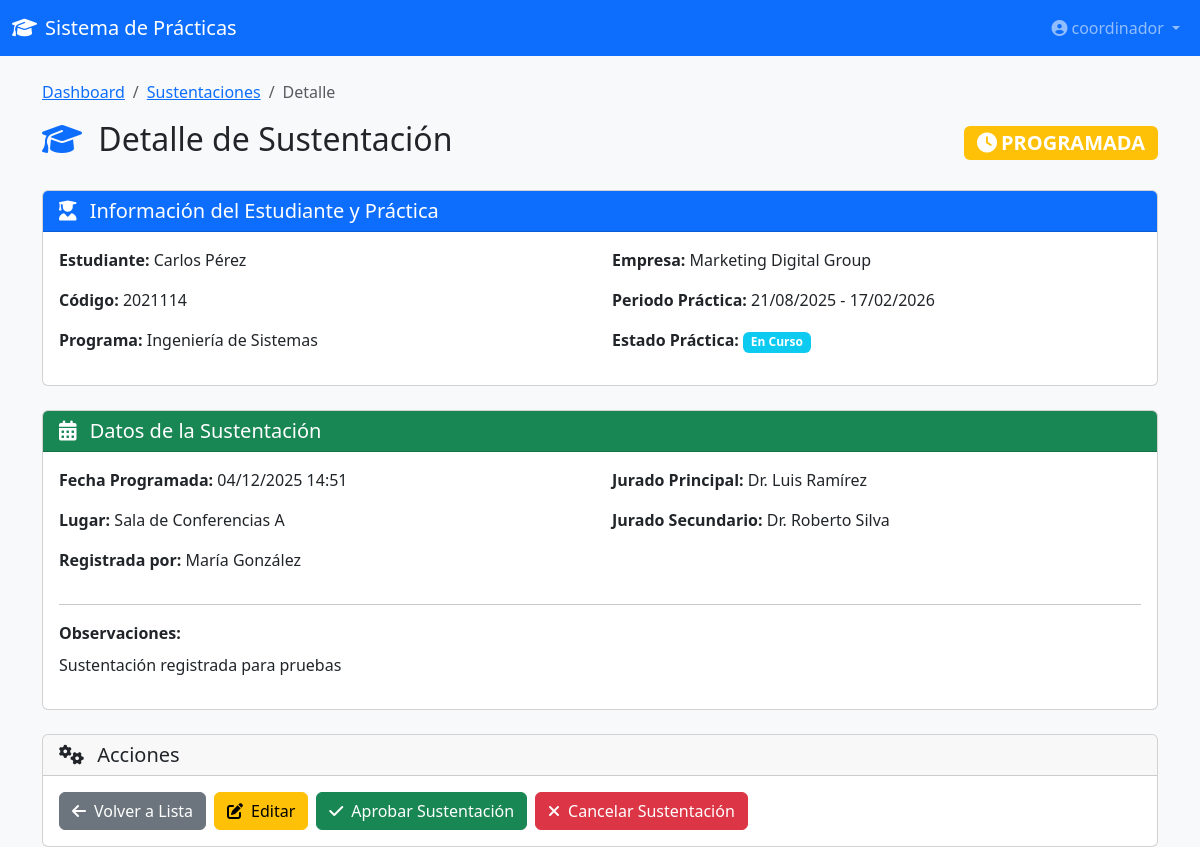
The app's page /sustentaciones/1/ (signed in) with its own data.
### coordinacion/models.py (models this page shows, shortened)
class Sustentacion(models.Model):
    ESTADO_CHOICES = [
        ('PROGRAMADA', 'Programada'),
        ('APROBADA', 'Aprobada'),
        ('CANCELADA', 'Cancelada'),
    ]
    practica = models.OneToOneField(PracticaEmpresarial, on_delete=models.CASCADE, related_name='sustentacion')
    fecha_programada = models.DateTimeField()
    lugar = models.CharField(max_length=200)
    jurado_1 = models.ForeignKey(
        DocenteAsesor,
        on_delete=models.SET_NULL,
        null=True,
        related_name='sustentaciones_jurado1'
    )
    jurado_2 = models.ForeignKey(
        DocenteAsesor,
        on_delete=models.SET_NULL,
        null=True,
        blank=True,
        related_name='sustentaciones_jurado2'
    )
    estado = models.CharField(max_length=20, choices=ESTADO_CHOICES, default='PROGRAMADA')
    calificacion = models.DecimalField(max_digits=3, decimal_places=1, blank=True, null=True)
    observaciones = models.TextField(blank=True, null=True)
    acta_sustentacion = models.FileField(
        upload_to='sustentaciones/actas/',
        validators=[FileExtensionValidator(['pdf'])],
        blank=True,
        null=True
    )
    registrada_por = models.ForeignKey(Coordinador, on_delete=models.CASCADE, related_name='sustentaciones_registradas')
    fecha_registro = models.DateTimeField(auto_now_add=True)
    class Meta:
        verbose_name = 'Sustentación'
        verbose_name_plural = 'Sustentaciones'

class PracticaEmpresarial(models.Model):
    ESTADO_CHOICES = [
        ('EN_CURSO', 'En Curso'),
        ('FINALIZADA', 'Finalizada'),
        ('CANCELADA', 'Cancelada'),
    ]
    estudiante = models.ForeignKey(Estudiante, on_delete=models.CASCADE, related_name='practicas')
    empresa = models.ForeignKey(Empresa, on_delete=models.CASCADE, related_name='practicas')
    vacante = models.ForeignKey(Vacante, on_delete=models.SET_NULL, null=True, related_name='practicas')
    tutor_empresarial = models.ForeignKey(TutorEmpresarial, on_delete=models.SET_NULL, null=True,
                                          related_name='practicas_supervisadas')
    docente_asesor = models.ForeignKey(DocenteAsesor, on_delete=models.SET_NULL, null=True,
                                       related_name='practicas_asesoradas')
    fecha_inicio = models.DateField()
    fecha_fin_estimada = models.DateField()
    fecha_fin_real = models.DateField(blank=True, null=True)
    plan_practica = models.FileField(
        upload_to='practicas/planes/',
        validators=[FileExtensionValidator(['pdf'])],
        blank=True,
        null=True
    )
    plan_aprobado = models.BooleanField(default=False)
    estado = models.CharField(max_length=20, choices=ESTADO_CHOICES, default='INICIADA')
    asignada_por = models.ForeignKey(Coordinador, on_delete=models.CASCADE, related_name='practicas_asignadas')
    fecha_creacion = models.DateTimeField(auto_now_add=True)
    observaciones = models.TextField(blank=True, null=True)
    class Meta:
        verbose_name = 'Práctica Empresarial'
        verbose_name_plural = 'Prácticas Empresariales'
        ordering = ['-fecha_creacion']

class Estudiante(models.Model):
    ESTADO_CHOICES = [
        ('APTO', 'Apto para Práctica'),
        ('EN_PRACTICA', 'En Práctica'),
        ('FINALIZADO', 'Práctica Finalizada'),
        ('NO_APTO', 'No Apto'),
    ]
    user = models.OneToOneField(User, on_delete=models.CASCADE, related_name='estudiante')
    codigo = models.CharField(max_length=20, unique=True)
    nombre_completo = models.CharField(max_length=200)
    email = models.EmailField()
    telefono = models.CharField(max_length=20)
    programa_academico = models.CharField(max_length=200)
    semestre = models.IntegerField()
    hoja_vida = models.FileField(
        upload_to='estudiantes/hojas_vida/',
        validators=[FileExtensionValidator(['pdf'])],
        blank=True,
        null=True
    )
    estado = models.CharField(max_length=20, choices=ESTADO_CHOICES, default='APTO')
    promedio_academico = models.DecimalField(max_digits=3, decimal_places=2, blank=True, null=True)
    fecha_registro = models.DateTimeField(auto_now_add=True)
    class Meta:
        verbose_name = 'Estudiante'
        verbose_name_plural = 'Estudiantes'
        ordering = ['nombre_completo']

class Empresa(models.Model):
    ESTADO_CHOICES = [
        ('PENDIENTE', 'Pendiente de Aprobación'),
        ('APROBADA', 'Aprobada'),
        ('RECHAZADA', 'Rechazada'),
        ('INACTIVA', 'Inactiva'),
    ]
    razon_social = models.CharField(max_length=300)
    nit = models.CharField(max_length=20, unique=True)
    direccion = models.CharField(max_length=300)
    telefono = models.CharField(max_length=20)
    email = models.EmailField()
    ciudad = models.CharField(max_length=100)
    representante_nombre = models.CharField(max_length=200)
    representante_cargo = models.CharField(max_length=100)
    representante_email = models.EmailField()
    representante_telefono = models.CharField(max_length=20)
    camara_comercio = models.FileField(
        upload_to='empresas/documentos/',
        validators=[FileExtensionValidator(['pdf'])],
        blank=True,
        null=True
    )
    rut = models.FileField(
        upload_to='empresas/documentos/',
        validators=[FileExtensionValidator(['pdf'])],
        blank=True,
        null=True
    )
    estado = models.CharField(max_length=20, choices=ESTADO_CHOICES, default='PENDIENTE')
    fecha_registro = models.DateTimeField(auto_now_add=True)
    fecha_aprobacion = models.DateTimeField(blank=True, null=True)
    aprobada_por = models.ForeignKey(
        Coordinador,
        on_delete=models.SET_NULL,
        null=True,
        blank=True,
        related_name='empresas_aprobadas'
    )
    observaciones = models.TextField(blank=True, null=True)
    class Meta:
        verbose_name = 'Empresa Formadora'
        verbose_name_plural = 'Empresas Formadoras'
        ordering = ['-fecha_registro']

class Coordinador(models.Model):
    user = models.OneToOneField(User, on_delete=models.CASCADE, related_name='coordinador')
    nombre_completo = models.CharField(max_length=200)
    email = models.EmailField(unique=True)
    telefono = models.CharField(max_length=20, blank=True, null=True)
    fecha_creacion = models.DateTimeField(auto_now_add=True)
    activo = models.BooleanField(default=True)
    class Meta:
        verbose_name = 'Coordinador Empresarial'
        verbose_name_plural = 'Coordinadores Empresariales'

class DocenteAsesor(models.Model):
    user = models.OneToOneField(User, on_delete=models.CASCADE, related_name='docente_asesor')
    nombre_completo = models.CharField(max_length=200)
    email = models.EmailField()
    telefono = models.CharField(max_length=20)
    especialidad = models.CharField(max_length=200)
    activo = models.BooleanField(default=True)
    fecha_registro = models.DateTimeField(auto_now_add=True)
    class Meta:
        verbose_name = 'Docente Asesor'
        verbose_name_plural = 'Docentes Asesores'

### coordinacion/views.py (the view)
# urls.py: path('sustentaciones/<int:sustentacion_id>/', views.sustentacion_detalle, name='sustentacion_detalle'),
@coordinator_required
def sustentacion_detalle(request, sustentacion_id):
    sustentacion = get_object_or_404(
        Sustentacion.objects.select_related(
            'practica',
            'practica__estudiante',
            'practica__empresa',
            'jurado_1',
            'jurado_2',
            'registrada_por'
        ),
        id=sustentacion_id
    )
    context = {
        'sustentacion': sustentacion,
    }
    return render(request, 'coordinacion/sustentaciones/detalle.html', context)

### coordinacion/views.py (called while the page is built)
def coordinator_required(view_func):
    @wraps(view_func)
    def _wrapped_view(request, *args, **kwargs):
        if not request.user.is_authenticated:
            return redirect('coordinacion:login')
        if not hasattr(request.user, 'coordinador'):
            messages.error(request, 'Acceso denegado: se requiere rol Coordinador')
            return HttpResponseForbidden('Acceso denegado')
        return view_func(request, *args, **kwargs)
    return _wrapped_view

### coordinacion/templates/coordinacion/sustentaciones/detalle.html (shortened to what this page needs)
{% extends 'coordinacion/base.html' %}
{% load static %}
{% block content %}
<nav class="navbar navbar-expand-lg navbar-dark bg-primary">
    <div class="container-fluid">
        <a class="navbar-brand" href="{% url 'coordinacion:dashboard' %}">
            <i class="fas fa-graduation-cap me-2"></i>Sistema de Prácticas
        </a>
        <div class="collapse navbar-collapse">
            <ul class="navbar-nav ms-auto">
                <li class="nav-item dropdown">
                    <a class="nav-link dropdown-toggle" href="#" role="button" data-bs-toggle="dropdown">
                        <i class="fas fa-user-circle me-1"></i>{{ request.user.username }}
                    </a>
                </li>
            </ul>
        </div>
    </div>
</nav>
<div class="container mt-4">
    <div class="row">
        <div class="col-12">
            <nav aria-label="breadcrumb">
                <ol class="breadcrumb">
                    <li class="breadcrumb-item"><a href="{% url 'coordinacion:dashboard' %}">Dashboard</a></li>
                    <li class="breadcrumb-item"><a href="{% url 'coordinacion:sustentaciones_lista' %}">Sustentaciones</a></li>
                    <li class="breadcrumb-item active">Detalle</li>
                </ol>
            </nav>
            <div class="d-flex justify-content-between align-items-center mb-4">
                <h2>
                    <i class="fas fa-graduation-cap me-2 text-primary"></i>
                    Detalle de Sustentación
                </h2>
                <div>
                    {% if sustentacion.estado == 'PROGRAMADA' %}
                        <span class="badge bg-warning fs-5">
                            <i class="fas fa-clock me-1"></i>PROGRAMADA
                        </span>
                    {% elif sustentacion.estado == 'APROBADA' %}
                        <span class="badge bg-success fs-5">
                            <i class="fas fa-check-circle me-1"></i>APROBADA
                        </span>
                    {% elif sustentacion.estado == 'CANCELADA' %}
                        <span class="badge bg-danger fs-5">
                            <i class="fas fa-times-circle me-1"></i>CANCELADA
                        </span>
                    {% endif %}
                </div>
            </div>
            <div class="card mb-4">
                <div class="card-header bg-primary text-white">
                    <h5 class="mb-0">
                        <i class="fas fa-user-graduate me-2"></i>
                        Información del Estudiante y Práctica
                    </h5>
                </div>
                <div class="card-body">
                    <div class="row">
                        <div class="col-md-6">
                            <p><strong>Estudiante:</strong> {{ sustentacion.practica.estudiante.nombre_completo }}</p>
                            <p><strong>Código:</strong> {{ sustentacion.practica.estudiante.codigo }}</p>
                            <p><strong>Programa:</strong> {{ sustentacion.practica.estudiante.programa_academico }}</p>
                        </div>
                        <div class="col-md-6">
                            <p><strong>Empresa:</strong> {{ sustentacion.practica.empresa.razon_social }}</p>
                            <p><strong>Periodo Práctica:</strong>
                                {{ sustentacion.practica.fecha_inicio|date:"d/m/Y" }} -
                                {{ sustentacion.practica.fecha_fin_estimada|date:"d/m/Y" }}
                            </p>
                            <p><strong>Estado Práctica:</strong>
                                <span class="badge bg-info">{{ sustentacion.practica.get_estado_display }}</span>
                            </p>
                        </div>
                    </div>
                </div>
            </div>
            <div class="card mb-4">
                <div class="card-header bg-success text-white">
                    <h5 class="mb-0">
                        <i class="fas fa-calendar-alt me-2"></i>
                        Datos de la Sustentación
                    </h5>
                </div>
                <div class="card-body">
                    <div class="row">
                        <div class="col-md-6">
                            <p><strong>Fecha Programada:</strong>
                                {{ sustentacion.fecha_programada|date:"d/m/Y H:i" }}
                            </p>
                            <p><strong>Lugar:</strong> {{ sustentacion.lugar }}</p>
                            <p><strong>Registrada por:</strong> {{ sustentacion.registrada_por.nombre_completo }}</p>
                        </div>
                        <div class="col-md-6">
                            <p><strong>Jurado Principal:</strong> {{ sustentacion.jurado_1.nombre_completo }}</p>
                            <p><strong>Jurado Secundario:</strong>
                                {% if sustentacion.jurado_2 %}
                                    {{ sustentacion.jurado_2.nombre_completo }}
                                {% else %}
                                    <span class="text-muted">No asignado</span>
                                {% endif %}
                            </p>
                        </div>
                    </div>
                    {% if sustentacion.observaciones %}
                        <hr>
                        <div>
                            <strong>Observaciones:</strong>
                            <p class="mt-2" style="white-space: pre-line;">{{ sustentacion.observaciones }}</p>
                        </div>
                    {% endif %}
                </div>
            </div>
            <div class="card">
                <div class="card-header">
                    <h5 class="mb-0">
                        <i class="fas fa-cogs me-2"></i>
                        Acciones
                    </h5>
                </div>
                <div class="card-body">
                    <div class="d-flex gap-2 flex-wrap">
                        <a href="{% url 'coordinacion:sustentaciones_lista' %}" class="btn btn-secondary">
                            <i class="fas fa-arrow-left me-2"></i>Volver a Lista
                        </a>
                        {% if sustentacion.estado == 'PROGRAMADA' %}
                            <a href="{% url 'coordinacion:sustentacion_editar' sustentacion.id %}" class="btn btn-warning">
                                <i class="fas fa-edit me-2"></i>Editar
                            </a>
                            <button type="button" class="btn btn-success" data-bs-toggle="modal" data-bs-target="#aprobarModal">
                                <i class="fas fa-check me-2"></i>Aprobar Sustentación
                            </button>
                            <button type="button" class="btn btn-danger" data-bs-toggle="modal" data-bs-target="#cancelarModal">
                                <i class="fas fa-times me-2"></i>Cancelar Sustentación
                            </button>
                        {% endif %}
                    </div>
                </div>
            </div>
        </div>
    </div>
</div>
{% endblock %}

### coordinacion/static/coordinacion/css/style.css (style rules this page uses)
:root { --primary-color: #0d6efd; --secondary-color: #6c757d; --success-color: #198754; --danger-color: #dc3545; --warning-color: #ffc107; --info-color: #0dcaf0; }
body { font-family: 'Segoe UI', Tahoma, Geneva, Verdana, sans-serif; background-color: #f8f9fa; }

### records on screen
Sustentacion: practica.estudiante.nombre_completo "Carlos Pérez", practica.estudiante.codigo "2021114", practica.estudiante.programa_academico "Ingeniería de Sistemas", practica.empresa.razon_social "Marketing Digital Group", practica.fecha_inicio "21/08/2025", practica.fecha_fin_estimada "17/02/2026", practica.estado "En Curso", fecha_programada "04/12/2025 14:51", lugar "Sala de Conferencias A", registrada_por.nombre_completo "María González", jurado_1.nombre_completo "Dr. Luis Ramírez", jurado_2.nombre_completo "Dr. Roberto Silva", observaciones "Sustentación registrada para pruebas"

### other values on screen
{{ request.user.username }} "coordinador"
